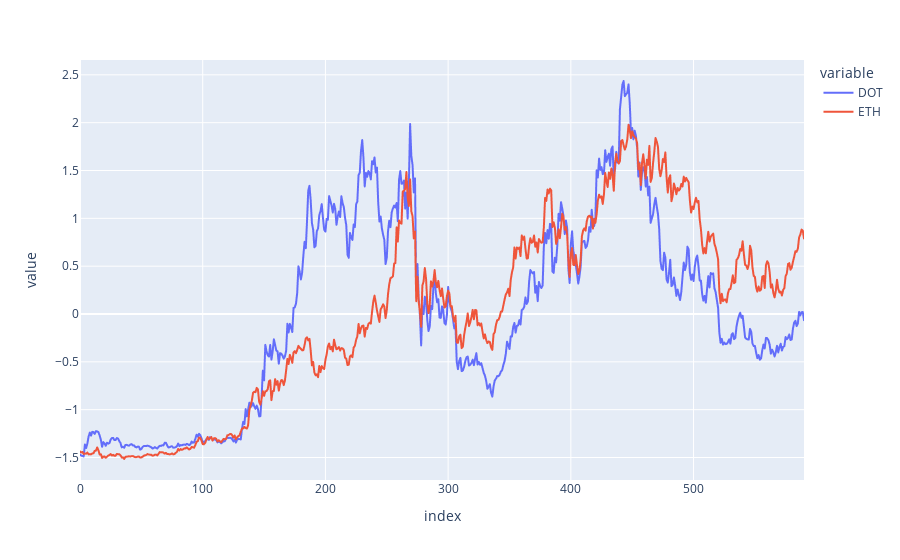

Notebook cell for this chart:
### Code cell
y1 = dot['close']
y2 = eth['close'][-len(y1):]
y1 = (y1 - np.mean(y1)) / np.std(y1)
y2 = (y2 - np.mean(y2)) / np.std(y2)
df = pd.DataFrame(np.array([y1, y2]).T, columns=["DOT", "ETH"])
fig = px.line(df, x=df.index, y=["DOT", "ETH"])
fig.show()

### Figure 1 — Plotly figure (JSON) as saved in the notebook; plotly's stock layout.template omitted (floating-point values rounded to 4 significant figures; data arrays with more than 128 entries replaced by an {"elided": "..."} marker saying what was removed)
{"data": [{"hovertemplate": "variable=DOT<br>index=%{x}<br>value=%{y}<extra></extra>", "legendgroup": "DOT", "line": {"color": "#636efa", "dash": "solid"}, "marker": {"symbol": "circle"}, "mode": "lines", "name": "DOT", "showlegend": true, "type": "scattergl", "x": {"elided": "591 int values"}, "xaxis": "x", "y": {"elided": "591 float values"}, "yaxis": "y"}, {"hovertemplate": "variable=ETH<br>index=%{x}<br>value=%{y}<extra></extra>", "legendgroup": "ETH", "line": {"color": "#EF553B", "dash": "solid"}, "marker": {"symbol": "circle"}, "mode": "lines", "name": "ETH", "showlegend": true, "type": "scattergl", "x": {"elided": "591 int values"}, "xaxis": "x", "y": {"elided": "591 float values"}, "yaxis": "y"}], "layout": {"legend": {"title": {"text": "variable"}, "tracegroupgap": 0}, "margin": {"t": 60}, "xaxis": {"anchor": "y", "domain": [0, 1], "title": {"text": "index"}}, "yaxis": {"anchor": "x", "domain": [0, 1], "title": {"text": "value"}}}}
